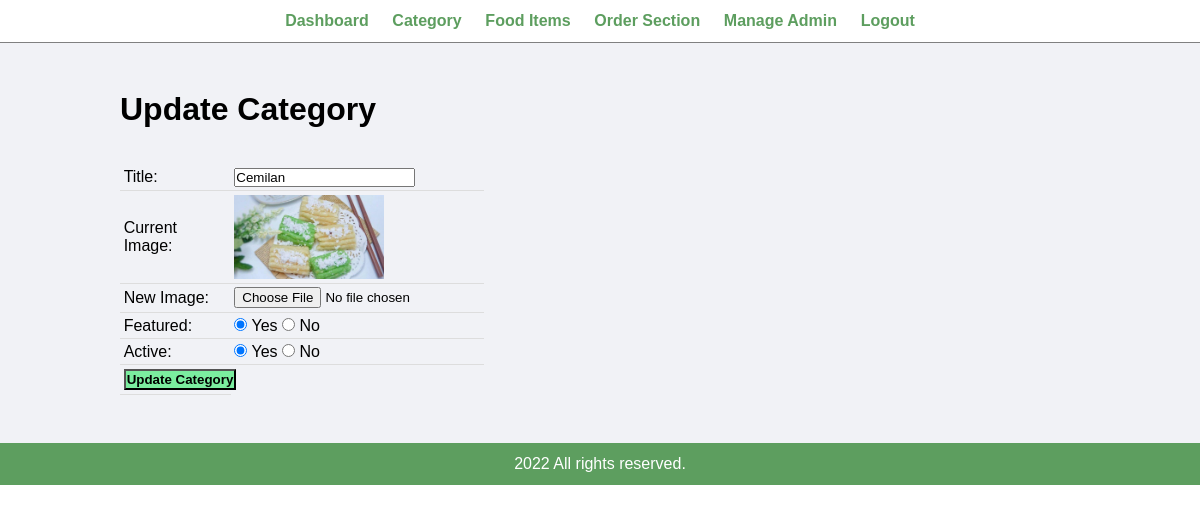
Screenshot of /onlinefood-order/admin/update-category.php?id=15 (signed in) with the database file from the repository.
### tables this page shows
CREATE TABLE `tbl_category` (
  `id` int UNSIGNED NOT NULL,
  `title` varchar(100) NOT NULL,
  `image_name` varchar(255) NOT NULL,
  `featured` varchar(10) NOT NULL,
  `active` varchar(10) NOT NULL
);

### onlinefood-order/admin/update-category.php (the view, shortened to what this page needs)
<?php include('partials/menu.php'); ?>
<div class="main-content">
    <div class="wrapper">
        <h1>Update Category</h1>
        <br><br>
        <?php
            if(isset($_GET['id']))
            {
                $id = $_GET['id'];
                $sql = "SELECT * FROM tbl_category WHERE id=$id";
                $res = mysqli_query($conn, $sql);
                $count = mysqli_num_rows($res);
                if($count==1)
                {
                    $row = mysqli_fetch_assoc($res);
                    $title = $row['title'];
                    $current_image = $row['image_name'];
                    $featured = $row['featured'];
                    $active = $row['active'];
                }
                else
                {
                    $_SESSION['no-category-found'] = "<div class='error'>Category not Found.</div>";
                    header('location:'.SITEURL.'admin/manage-category.php');
                }
            }
            else
            {
                header('location:'.SITEURL.'admin/manage-category.php');
            }
        ?>
        <form action="" method="POST" enctype="multipart/form-data">
            <table class="tbl-30">
                <tr>
                    <td>Title: </td>
                    <td>
                        <input type="text" name="title" value="<?php echo $title; ?>">
                    </td>
                </tr>
                <tr>
                    <td>Current Image: </td>
                    <td>
                        <?php
                            if($current_image != "")
                            {
                                ?>
                                <img src="<?php echo SITEURL; ?>images/category/<?php echo $current_image; ?>" width="150px">
                                <?php
                            }
                            else
                            {
                                echo "<div class='error'>Image Not Added.</div>";
                            }
                        ?>
                    </td>
                </tr>
                <tr>
                    <td>New Image: </td>
                    <td>
                        <input type="file" name="image">
                    </td>
                </tr>
                <tr>
                    <td>Featured: </td>
                    <td>
                        <input <?php if($featured=="Yes"){echo "checked";} ?> type="radio" name="featured" value="Yes"> Yes
                        <input <?php if($featured=="No"){echo "checked";} ?> type="radio" name="featured" value="No"> No
                    </td>
                </tr>
                <tr>
                    <td>Active: </td>
                    <td>
                        <input <?php if($active=="Yes"){echo "checked";} ?> type="radio" name="active" value="Yes"> Yes
                        <input <?php if($active=="No"){echo "checked";} ?> type="radio" name="active" value="No"> No
                    </td>
                </tr>
                <tr>
                    <td>
                        <input type="submit" name="submit" value="Update Category" class="btn-secondary">
                    </td>
                </tr>
            </table>
        </form>
    </div>
</div>
<?php include('partials/footer.php'); ?>

### onlinefood-order/css/admin.css (style rules this page uses)
* { margin: 0; padding: 0; font-family: Arial, Helvetica, sans-serif; }
.wrapper { padding: 1%; width: 80%; margin: 0 auto; }
.tbl-30 { width: 30%; }
table { border-collapse: collapse; width: 100%; }
th, td { padding: 8px; text-align: left; border-bottom: 1px solid #ddd; }
table tr td { padding: 1%; }
.btn-secondary { background-color: #7bed9f; padding: 1%; color: black; text-decoration: none; font-weight: bold; }
.main-content { background-color: #f1f2f6; padding: 3% 0; }

### rows the page displays
tbl_category: title "Cemilan", image_name (picture), featured "☑", active "☑"
